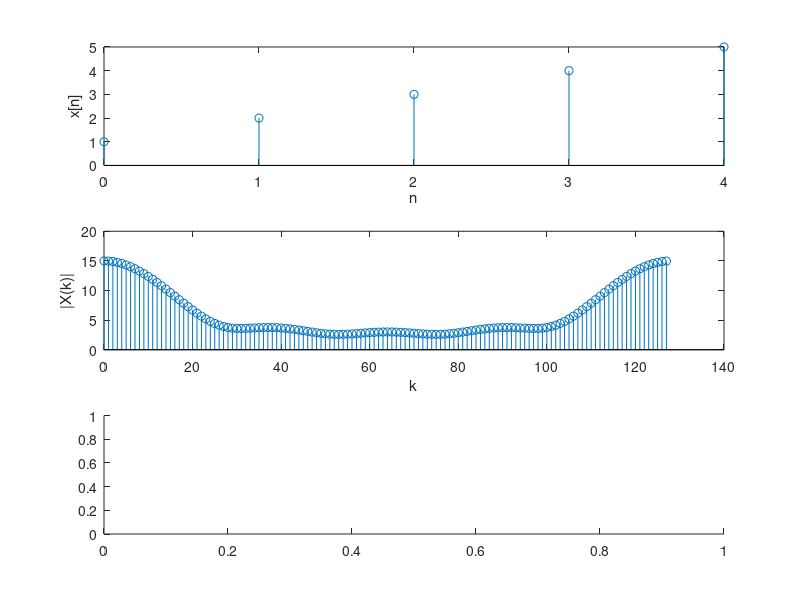

Write MATLAB code to recreate this figure. (Note: this script raises an error after producing the figure.)
% demonstration of DFT
clear;
close all;

x=[1 2 3 4 5] % sequence in time domain (signal)
n=0:length(x)-1;
X=fft(x,128)  %sequence in frequency domain (spectrum)
k=0:length(X)-1;

figure(1)
subplot(311)
stem(n,x)
xlabel('n')
ylabel('x[n]')

subplot(312)
stem(k,abs(X))
xlabel('k')
ylabel('|X(k)|')

subplot(313)
stem(k,phase(X))
xlabel('k')
ylabel('arg(X(k))')